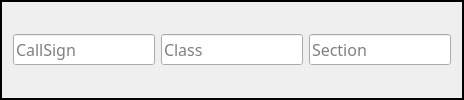
         <widget class="QFrame" name="frame_3">
          <property name="sizePolicy">
           <sizepolicy hsizetype="Preferred" vsizetype="Preferred">
            <horstretch>0</horstretch>
            <verstretch>0</verstretch>
           </sizepolicy>
          </property>
          <property name="font">
           <font>
            <family>JetBrains Mono</family>
            <pointsize>12</pointsize>
            <bold>true</bold>
           </font>
          </property>
          <property name="frameShape">
           <enum>QFrame::WinPanel</enum>
          </property>
          <property name="frameShadow">
           <enum>QFrame::Plain</enum>
          </property>
          <layout class="QHBoxLayout" name="horizontalLayout_4">
           <item>
            <widget class="QLineEdit" name="callsign_entry">
             <property name="font">
              <font>
               <family>JetBrains Mono</family>
               <pointsize>12</pointsize>
               <bold>false</bold>
              </font>
             </property>
             <property name="focusPolicy">
              <enum>Qt::ClickFocus</enum>
             </property>
             <property name="toolTip">
              <string>Enter other operators callsign.</string>
             </property>
             <property name="statusTip">
              <string>Enter other operators callsign.</string>
             </property>
             <property name="whatsThis">
              <string>Enter other operators callsign.</string>
             </property>
             <property name="maxLength">
              <number>14</number>
             </property>
             <property name="frame">
              <bool>true</bool>
             </property>
             <property name="placeholderText">
              <string>CallSign</string>
             </property>
            </widget>
           </item>
           <item>
            <widget class="QLineEdit" name="class_entry">
             <property name="font">
              <font>
               <family>JetBrains Mono</family>
               <pointsize>12</pointsize>
               <bold>false</bold>
              </font>
             </property>
             <property name="focusPolicy">
              <enum>Qt::ClickFocus</enum>
             </property>
             <property name="placeholderText">
              <string>Class</string>
             </property>
            </widget>
           </item>
           <item>
            <widget class="QLineEdit" name="section_entry">
             <property name="font">
              <font>
               <family>JetBrains Mono</family>
               <pointsize>12</pointsize>
               <bold>false</bold>
              </font>
             </property>
             <property name="focusPolicy">
              <enum>Qt::ClickFocus</enum>
             </property>
             <property name="placeholderText">
              <string>Section</string>
             </property>
            </widget>
           </item>
          </layout>
         </widget>
